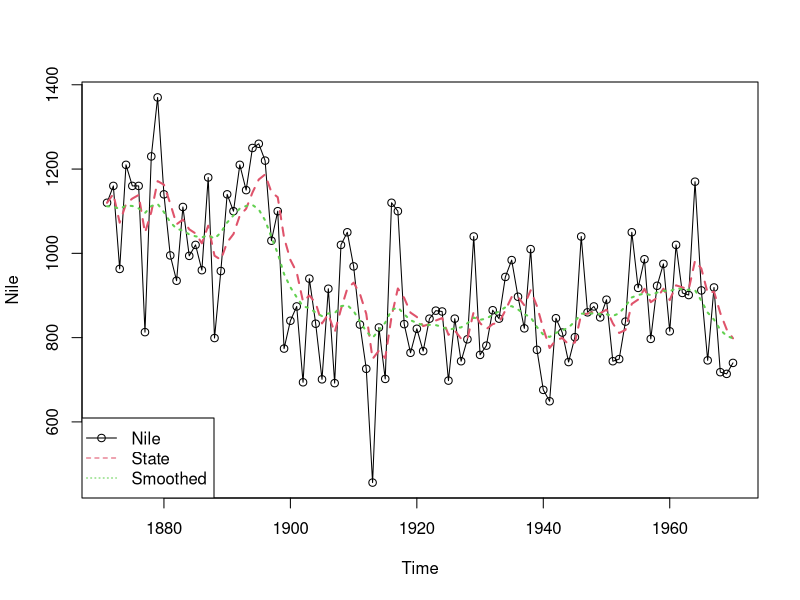

Generate this figure with R:
# 设置工作路径
setwd("D:\\softwares\\applied statistics\\rcodelearning\\chap31\\sourcecode")
# 建立局部水平模型
res <- StructTS(Nile, type = "level")
# 开始绘图
dev.new()
# 保存文件
pdf("../codeimage/code1.pdf")
# 散点图
plot(Nile, type = "o", lty = 1)
# 拟合线
lines(fitted(res), lty = 2, col = 2, lwd = 2)
# 滤波平滑线
lines(tsSmooth(res), lty = 3, col = 3, lwd = 2)
# 图例
legend(
    "bottomleft",
    c("Nile", "State", "Smoothed"),
    lty = 1:3,
    col = 1:3,
    pch = c(1, NA, NA)
)
# 关闭图形
dev.off()
# 关闭文件
dev.off()
# 保存工作空间
save.image("R1.RData")
